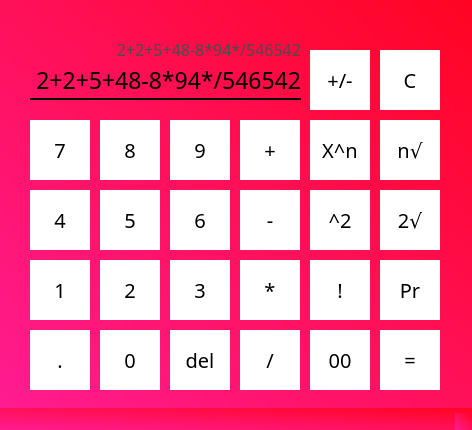
<?xml version="1.0" encoding="UTF-8"?>
<ui version="4.0">
 <class>MainWindow</class>
 <widget class="QMainWindow" name="MainWindow">
  <property name="geometry">
   <rect>
    <x>0</x>
    <y>0</y>
    <width>472</width>
    <height>430</height>
   </rect>
  </property>
  <property name="sizePolicy">
   <sizepolicy hsizetype="Fixed" vsizetype="Fixed">
    <horstretch>0</horstretch>
    <verstretch>0</verstretch>
   </sizepolicy>
  </property>
  <property name="windowTitle">
   <string>Calc</string>
  </property>
  <property name="styleSheet">
   <string notr="true">background-color: qlineargradient(spread:pad, x1:1, y1:0, x2:0, y2:1, stop:0 rgba(255, 4, 34, 255), stop:1 rgba(255, 28, 145, 255));</string>
  </property>
  <widget class="QWidget" name="centralwidget">
   <widget class="QPushButton" name="mSquared">
    <property name="geometry">
     <rect>
      <x>310</x>
      <y>190</y>
      <width>60</width>
      <height>60</height>
     </rect>
    </property>
    <property name="font">
     <font>
      <family>Century Gothic</family>
      <pointsize>15</pointsize>
     </font>
    </property>
    <property name="autoFillBackground">
     <bool>false</bool>
    </property>
    <property name="styleSheet">
     <string notr="true">border: none;
background-color: rgb(255, 255, 255);</string>
    </property>
    <property name="text">
     <string>^2</string>
    </property>
   </widget>
   <widget class="QPushButton" name="mAdd">
    <property name="geometry">
     <rect>
      <x>240</x>
      <y>120</y>
      <width>60</width>
      <height>60</height>
     </rect>
    </property>
    <property name="font">
     <font>
      <family>Century Gothic</family>
      <pointsize>15</pointsize>
     </font>
    </property>
    <property name="styleSheet">
     <string notr="true">border: none;
background-color: rgb(255, 255, 255);</string>
    </property>
    <property name="text">
     <string>+</string>
    </property>
   </widget>
   <widget class="Line" name="line">
    <property name="geometry">
     <rect>
      <x>30</x>
      <y>89</y>
      <width>271</width>
      <height>20</height>
     </rect>
    </property>
    <property name="font">
     <font>
      <pointsize>8</pointsize>
     </font>
    </property>
    <property name="autoFillBackground">
     <bool>false</bool>
    </property>
    <property name="styleSheet">
     <string notr="true">background-color: rgba(255, 255, 255, 0)</string>
    </property>
    <property name="frameShadow">
     <enum>QFrame::Plain</enum>
    </property>
    <property name="lineWidth">
     <number>2</number>
    </property>
    <property name="midLineWidth">
     <number>0</number>
    </property>
    <property name="orientation">
     <enum>Qt::Horizontal</enum>
    </property>
   </widget>
   <widget class="QPushButton" name="mSqrt">
    <property name="geometry">
     <rect>
      <x>380</x>
      <y>190</y>
      <width>60</width>
      <height>60</height>
     </rect>
    </property>
    <property name="font">
     <font>
      <family>Century Gothic</family>
      <pointsize>15</pointsize>
     </font>
    </property>
    <property name="autoFillBackground">
     <bool>false</bool>
    </property>
    <property name="styleSheet">
     <string notr="true">border: none;
background-color: rgb(255, 255, 255);</string>
    </property>
    <property name="text">
     <string>2√</string>
    </property>
   </widget>
   <widget class="QPushButton" name="n3">
    <property name="geometry">
     <rect>
      <x>170</x>
      <y>260</y>
      <width>60</width>
      <height>60</height>
     </rect>
    </property>
    <property name="font">
     <font>
      <family>Century Gothic</family>
      <pointsize>15</pointsize>
     </font>
    </property>
    <property name="autoFillBackground">
     <bool>false</bool>
    </property>
    <property name="styleSheet">
     <string notr="true">border: none;
background-color: rgb(255, 255, 255);</string>
    </property>
    <property name="text">
     <string>3</string>
    </property>
   </widget>
   <widget class="QPushButton" name="dot">
    <property name="geometry">
     <rect>
      <x>30</x>
      <y>330</y>
      <width>60</width>
      <height>60</height>
     </rect>
    </property>
    <property name="font">
     <font>
      <family>Century Gothic</family>
      <pointsize>15</pointsize>
     </font>
    </property>
    <property name="autoFillBackground">
     <bool>false</bool>
    </property>
    <property name="styleSheet">
     <string notr="true">border: none;
background-color: rgb(255, 255, 255);</string>
    </property>
    <property name="text">
     <string>.</string>
    </property>
   </widget>
   <widget class="QPushButton" name="deleteLast">
    <property name="geometry">
     <rect>
      <x>170</x>
      <y>330</y>
      <width>60</width>
      <height>60</height>
     </rect>
    </property>
    <property name="font">
     <font>
      <family>Century Gothic</family>
      <pointsize>15</pointsize>
     </font>
    </property>
    <property name="autoFillBackground">
     <bool>false</bool>
    </property>
    <property name="styleSheet">
     <string notr="true">border: none;
background-color: rgb(255, 255, 255);</string>
    </property>
    <property name="text">
     <string>del</string>
    </property>
   </widget>
   <widget class="QPushButton" name="n5">
    <property name="geometry">
     <rect>
      <x>100</x>
      <y>190</y>
      <width>60</width>
      <height>60</height>
     </rect>
    </property>
    <property name="font">
     <font>
      <family>Century Gothic</family>
      <pointsize>15</pointsize>
     </font>
    </property>
    <property name="autoFillBackground">
     <bool>false</bool>
    </property>
    <property name="styleSheet">
     <string notr="true">border: none;
background-color: rgb(255, 255, 255);</string>
    </property>
    <property name="text">
     <string>5</string>
    </property>
   </widget>
   <widget class="QPushButton" name="mRoot">
    <property name="geometry">
     <rect>
      <x>380</x>
      <y>120</y>
      <width>60</width>
      <height>60</height>
     </rect>
    </property>
    <property name="font">
     <font>
      <family>Century Gothic</family>
      <pointsize>15</pointsize>
     </font>
    </property>
    <property name="styleSheet">
     <string notr="true">border: none;
background-color: rgb(255, 255, 255);</string>
    </property>
    <property name="text">
     <string>n√</string>
    </property>
   </widget>
   <widget class="QPushButton" name="n4">
    <property name="geometry">
     <rect>
      <x>30</x>
      <y>190</y>
      <width>60</width>
      <height>60</height>
     </rect>
    </property>
    <property name="font">
     <font>
      <family>Century Gothic</family>
      <pointsize>15</pointsize>
     </font>
    </property>
    <property name="autoFillBackground">
     <bool>false</bool>
    </property>
    <property name="styleSheet">
     <string notr="true">border: none;
background-color: rgb(255, 255, 255);</string>
    </property>
    <property name="text">
     <string>4</string>
    </property>
   </widget>
   <widget class="QPushButton" name="clear">
    <property name="geometry">
     <rect>
      <x>380</x>
      <y>50</y>
      <width>60</width>
      <height>60</height>
     </rect>
    </property>
    <property name="font">
     <font>
      <family>Century Gothic</family>
      <pointsize>15</pointsize>
     </font>
    </property>
    <property name="styleSheet">
     <string notr="true">border: none;
background-color: rgb(255, 255, 255);</string>
    </property>
    <property name="text">
     <string>C</string>
    </property>
   </widget>
   <widget class="QPushButton" name="mPrime">
    <property name="geometry">
     <rect>
      <x>380</x>
      <y>260</y>
      <width>60</width>
      <height>60</height>
     </rect>
    </property>
    <property name="font">
     <font>
      <family>Century Gothic</family>
      <pointsize>15</pointsize>
     </font>
    </property>
    <property name="autoFillBackground">
     <bool>false</bool>
    </property>
    <property name="styleSheet">
     <string notr="true">border: none;
background-color: rgb(255, 255, 255);</string>
    </property>
    <property name="text">
     <string>Pr</string>
    </property>
   </widget>
   <widget class="QPushButton" name="mFactorial">
    <property name="geometry">
     <rect>
      <x>310</x>
      <y>260</y>
      <width>60</width>
      <height>60</height>
     </rect>
    </property>
    <property name="font">
     <font>
      <family>Century Gothic</family>
      <pointsize>15</pointsize>
     </font>
    </property>
    <property name="autoFillBackground">
     <bool>false</bool>
    </property>
    <property name="styleSheet">
     <string notr="true">border: none;
background-color: rgb(255, 255, 255);</string>
    </property>
    <property name="text">
     <string>!</string>
    </property>
   </widget>
   <widget class="QPushButton" name="mMul">
    <property name="geometry">
     <rect>
      <x>240</x>
      <y>260</y>
      <width>60</width>
      <height>60</height>
     </rect>
    </property>
    <property name="font">
     <font>
      <family>Century Gothic</family>
      <pointsize>15</pointsize>
     </font>
    </property>
    <property name="autoFillBackground">
     <bool>false</bool>
    </property>
    <property name="styleSheet">
     <string notr="true">border: none;
background-color: rgb(255, 255, 255);</string>
    </property>
    <property name="text">
     <string>*</string>
    </property>
   </widget>
   <widget class="QLabel" name="screen">
    <property name="geometry">
     <rect>
      <x>30</x>
      <y>59</y>
      <width>271</width>
      <height>41</height>
     </rect>
    </property>
    <property name="font">
     <font>
      <family>Century Gothic</family>
      <pointsize>17</pointsize>
      <kerning>true</kerning>
     </font>
    </property>
    <property name="statusTip">
     <string notr="true"/>
    </property>
    <property name="autoFillBackground">
     <bool>false</bool>
    </property>
    <property name="styleSheet">
     <string notr="true">background-color: rgba(255, 255, 255, 0);</string>
    </property>
    <property name="text">
     <string notr="true">2+2+5+48-8*94*/546542</string>
    </property>
    <property name="alignment">
     <set>Qt::AlignRight|Qt::AlignTrailing|Qt::AlignVCenter</set>
    </property>
   </widget>
   <widget class="QPushButton" name="result">
    <property name="geometry">
     <rect>
      <x>380</x>
      <y>330</y>
      <width>60</width>
      <height>60</height>
     </rect>
    </property>
    <property name="font">
     <font>
      <family>Century Gothic</family>
      <pointsize>15</pointsize>
     </font>
    </property>
    <property name="autoFillBackground">
     <bool>false</bool>
    </property>
    <property name="styleSheet">
     <string notr="true">border: none;
background-color: rgb(255, 255, 255);</string>
    </property>
    <property name="text">
     <string>=</string>
    </property>
   </widget>
   <widget class="QPushButton" name="n8">
    <property name="geometry">
     <rect>
      <x>100</x>
      <y>120</y>
      <width>60</width>
      <height>60</height>
     </rect>
    </property>
    <property name="font">
     <font>
      <family>Century Gothic</family>
      <pointsize>15</pointsize>
     </font>
    </property>
    <property name="styleSheet">
     <string notr="true">border: none;
background-color: rgb(255, 255, 255);</string>
    </property>
    <property name="text">
     <string>8</string>
    </property>
   </widget>
   <widget class="QPushButton" name="n9">
    <property name="geometry">
     <rect>
      <x>170</x>
      <y>120</y>
      <width>60</width>
      <height>60</height>
     </rect>
    </property>
    <property name="font">
     <font>
      <family>Century Gothic</family>
      <pointsize>15</pointsize>
     </font>
    </property>
    <property name="styleSheet">
     <string notr="true">border: none;
background-color: rgb(255, 255, 255);</string>
    </property>
    <property name="text">
     <string>9</string>
    </property>
   </widget>
   <widget class="QPushButton" name="n6">
    <property name="geometry">
     <rect>
      <x>170</x>
      <y>190</y>
      <width>60</width>
      <height>60</height>
     </rect>
    </property>
    <property name="font">
     <font>
      <family>Century Gothic</family>
      <pointsize>15</pointsize>
     </font>
    </property>
    <property name="autoFillBackground">
     <bool>false</bool>
    </property>
    <property name="styleSheet">
     <string notr="true">border: none;
background-color: rgb(255, 255, 255);</string>
    </property>
    <property name="text">
     <string>6</string>
    </property>
   </widget>
   <widget class="QLabel" name="prevScreen">
    <property name="geometry">
     <rect>
      <x>30</x>
      <y>29</y>
      <width>271</width>
      <height>41</height>
     </rect>
    </property>
    <property name="font">
     <font>
      <family>Century Gothic</family>
      <pointsize>12</pointsize>
      <kerning>true</kerning>
     </font>
    </property>
    <property name="statusTip">
     <string notr="true"/>
    </property>
    <property name="autoFillBackground">
     <bool>false</bool>
    </property>
    <property name="styleSheet">
     <string notr="true">background-color: rgba(255, 255, 255, 0);
color: rgb(75, 75, 75);</string>
    </property>
    <property name="text">
     <string notr="true">2+2+5+48-8*94*/546542</string>
    </property>
    <property name="alignment">
     <set>Qt::AlignRight|Qt::AlignTrailing|Qt::AlignVCenter</set>
    </property>
   </widget>
   <widget class="QPushButton" name="mSub">
    <property name="geometry">
     <rect>
      <x>240</x>
      <y>190</y>
      <width>60</width>
      <height>60</height>
     </rect>
    </property>
    <property name="font">
     <font>
      <family>Century Gothic</family>
      <pointsize>15</pointsize>
     </font>
    </property>
    <property name="autoFillBackground">
     <bool>false</bool>
    </property>
    <property name="styleSheet">
     <string notr="true">border: none;
background-color: rgb(255, 255, 255);</string>
    </property>
    <property name="text">
     <string>-</string>
    </property>
   </widget>
   <widget class="QPushButton" name="zero">
    <property name="geometry">
     <rect>
      <x>310</x>
      <y>330</y>
      <width>60</width>
      <height>60</height>
     </rect>
    </property>
    <property name="font">
     <font>
      <family>Century Gothic</family>
      <pointsize>15</pointsize>
     </font>
    </property>
    <property name="autoFillBackground">
     <bool>false</bool>
    </property>
    <property name="styleSheet">
     <string notr="true">border: none;
background-color: rgb(255, 255, 255);</string>
    </property>
    <property name="text">
     <string>00</string>
    </property>
   </widget>
   <widget class="QPushButton" name="n2">
    <property name="geometry">
     <rect>
      <x>100</x>
      <y>260</y>
      <width>60</width>
      <height>60</height>
     </rect>
    </property>
    <property name="font">
     <font>
      <family>Century Gothic</family>
      <pointsize>15</pointsize>
     </font>
    </property>
    <property name="autoFillBackground">
     <bool>false</bool>
    </property>
    <property name="styleSheet">
     <string notr="true">border: none;
background-color: rgb(255, 255, 255);</string>
    </property>
    <property name="text">
     <string>2</string>
    </property>
   </widget>
   <widget class="QPushButton" name="n7">
    <property name="geometry">
     <rect>
      <x>30</x>
      <y>120</y>
      <width>60</width>
      <height>60</height>
     </rect>
    </property>
    <property name="font">
     <font>
      <family>Century Gothic</family>
      <pointsize>15</pointsize>
     </font>
    </property>
    <property name="autoFillBackground">
     <bool>false</bool>
    </property>
    <property name="styleSheet">
     <string notr="true">border: none;
background-color: rgb(255, 255, 255);</string>
    </property>
    <property name="text">
     <string>7</string>
    </property>
   </widget>
   <widget class="QPushButton" name="mPower">
    <property name="geometry">
     <rect>
      <x>310</x>
      <y>120</y>
      <width>60</width>
      <height>60</height>
     </rect>
    </property>
    <property name="font">
     <font>
      <family>Century Gothic</family>
      <pointsize>15</pointsize>
     </font>
    </property>
    <property name="styleSheet">
     <string notr="true">border: none;
background-color: rgb(255, 255, 255);</string>
    </property>
    <property name="text">
     <string notr="true">X^n</string>
    </property>
   </widget>
   <widget class="QPushButton" name="mDiv">
    <property name="geometry">
     <rect>
      <x>240</x>
      <y>330</y>
      <width>60</width>
      <height>60</height>
     </rect>
    </property>
    <property name="font">
     <font>
      <family>Century Gothic</family>
      <pointsize>15</pointsize>
     </font>
    </property>
    <property name="autoFillBackground">
     <bool>false</bool>
    </property>
    <property name="styleSheet">
     <string notr="true">border: none;
background-color: rgb(255, 255, 255);</string>
    </property>
    <property name="text">
     <string>/</string>
    </property>
   </widget>
   <widget class="QPushButton" name="n0">
    <property name="geometry">
     <rect>
      <x>100</x>
      <y>330</y>
      <width>60</width>
      <height>60</height>
     </rect>
    </property>
    <property name="font">
     <font>
      <family>Century Gothic</family>
      <pointsize>15</pointsize>
     </font>
    </property>
    <property name="autoFillBackground">
     <bool>false</bool>
    </property>
    <property name="styleSheet">
     <string notr="true">border: none;
background-color: rgb(255, 255, 255);</string>
    </property>
    <property name="text">
     <string>0</string>
    </property>
   </widget>
   <widget class="QPushButton" name="n1">
    <property name="geometry">
     <rect>
      <x>30</x>
      <y>260</y>
      <width>60</width>
      <height>60</height>
     </rect>
    </property>
    <property name="font">
     <font>
      <family>Century Gothic</family>
      <pointsize>15</pointsize>
     </font>
    </property>
    <property name="autoFillBackground">
     <bool>false</bool>
    </property>
    <property name="styleSheet">
     <string notr="true">border: none;
background-color: rgb(255, 255, 255);</string>
    </property>
    <property name="text">
     <string>1</string>
    </property>
   </widget>
   <widget class="QPushButton" name="switchSign">
    <property name="geometry">
     <rect>
      <x>310</x>
      <y>50</y>
      <width>60</width>
      <height>60</height>
     </rect>
    </property>
    <property name="font">
     <font>
      <family>Century Gothic</family>
      <pointsize>15</pointsize>
     </font>
    </property>
    <property name="styleSheet">
     <string notr="true">border: none;
background-color: rgb(255, 255, 255);</string>
    </property>
    <property name="text">
     <string>+/-</string>
    </property>
   </widget>
  </widget>
  <widget class="QStatusBar" name="statusbar"/>
 </widget>
 <resources/>
 <connections/>
</ui>
